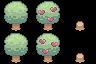

A 2D game scene composited from a Tiled map and its tileset images. What follows is a short description and the map's XML, with every tile layer's data as written:
An orthogonal 6x4 tile map with 16x16 px tiles, 1 tile layer (Tile Layer 1), 2 tilesets.

<map version="1.10" tiledversion="1.10.1" orientation="orthogonal" renderorder="right-down" width="6" height="4" tilewidth="16" tileheight="16" infinite="0" nextlayerid="2" nextobjectid="1">
 <tileset firstgid="1" source="Object.tsx" />
 <tileset firstgid="17" source="Basic_Grass_Biom_things.tsx" />
 <layer id="1" name="Tile Layer 1" width="6" height="4">
  <data encoding="csv">
9,10,20,21,0,0,
13,14,29,30,15,16,
2147483658,2147483657,2147483669,2147483668,0,0,
2147483662,2147483661,2147483678,2147483677,2147483664,2147483663
</data>
 </layer>
</map>
